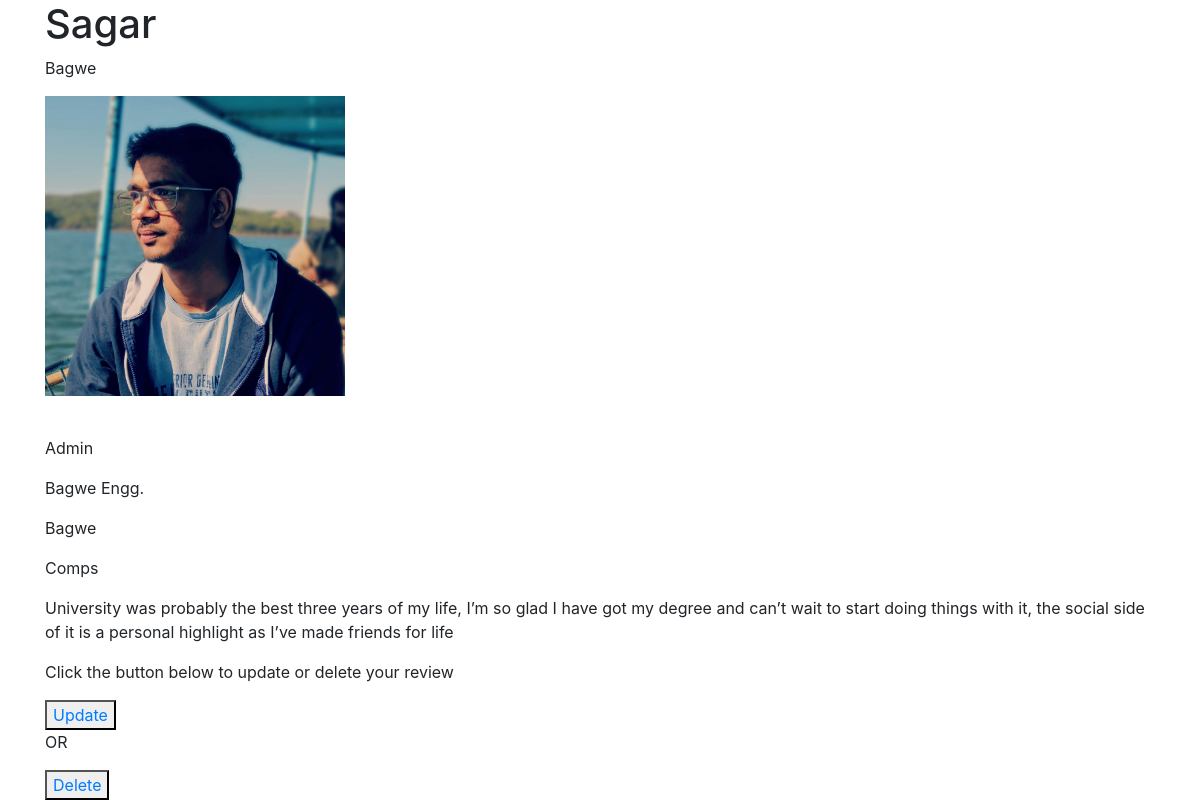
Page /postreview/4/ on the earlier database version.
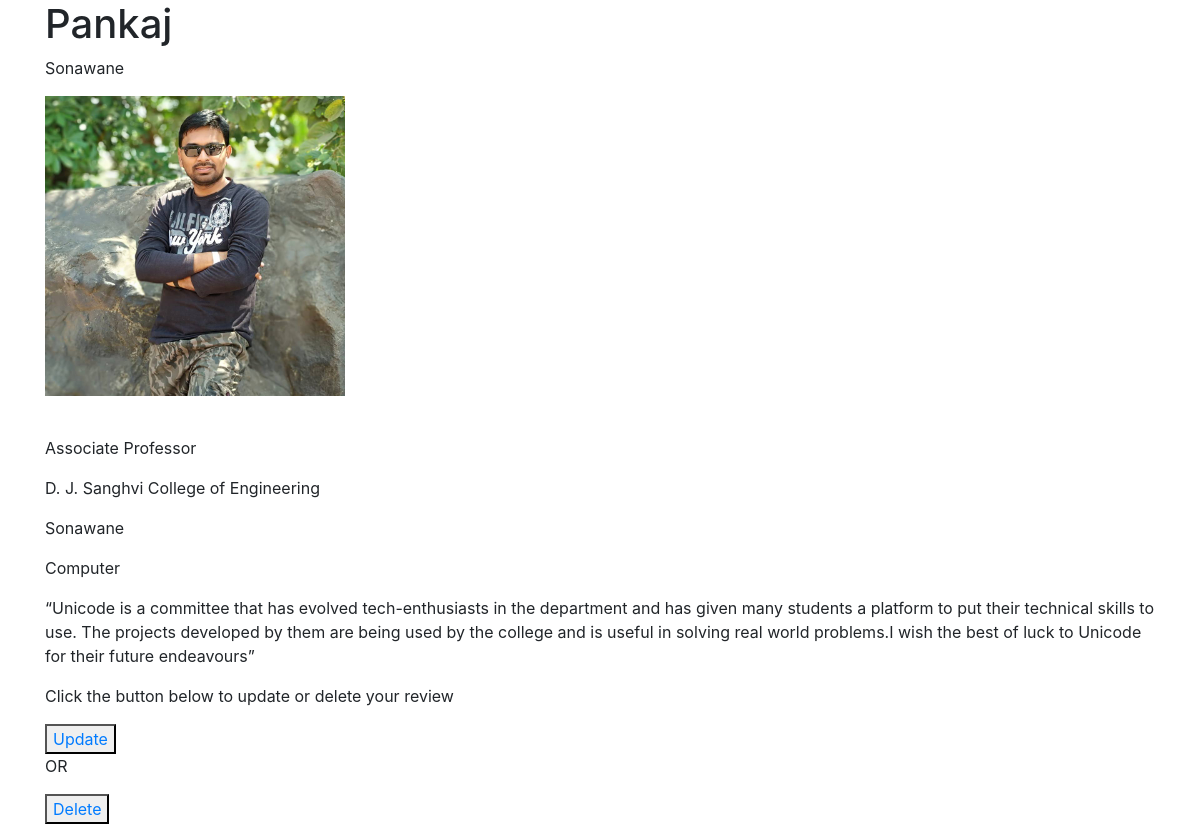
Same page on the later database version.
### postreview/models.py (models this page shows, shortened)
class Review(models.Model):
    first_name = models.CharField(max_length=255)
    last_name = models.CharField(max_length=255)
    photograph = models.ImageField(upload_to='postreview/%Y/%m/%d/', blank=True)
    designation = models.CharField(max_length=128)
    company = models.CharField(max_length=128)
    department = models.CharField(max_length=120)
    comments = models.TextField()

### postreview/views.py (the view)
# urls.py: path('<int:id>/', review_detail_view, name='product-detail'),
def review_detail_view(request, id):
    obj = get_object_or_404(Review, id=id)
    context = {
        "object": obj
    }
    return render(request, "postreview/review_detail.html", context)

### templates/postreview/review_detail.html
{% extends 'base.html' %}
{% block content %}
<h1>{{ object.first_name }}</h1>
<p>{{ object.last_name }}</p>
<p><img src="{{ object.photograph.url }}" width="300px" alt="broken" /></p> <br/>
<p>{{ object.designation }}</p>
<p>{{ object.company }}</p>
<p>{{ object.last_name }}</p>
<p>{{ object.department }}</p>
<p>{{ object.comments }}</p>
<p> Click the button below to update or delete your review</p>
  <button type="button" name="update"><a href=" {% url 'postreview:product-update' object.id %}"> Update</a></button>
    <p>OR</p>
  <button type="button" name="delete"><a href=" {% url 'postreview:product-delete' object.id %}"> Delete</a></button>
{% endblock %}

Differences in the rows shown:
changed Review: first_name "Sagar" → "Pankaj"; last_name "Bagwe" → "Sonawane"; photograph: a different picture; designation "Admin" → "Associate Professor"; company "Bagwe Engg." → "D. J. Sanghvi College of Engineering"; department "Comps" → "Computer"; comments "University was probably the best three years of my life, I’m so glad I have got my degree and can’t wait to start doing things with it, the social side of it is a personal highlight as I’ve made friends for life" → "“Unicode is a committee that has evolved tech-enthusiasts in the department and has given many students a platform to put their technical skills to use. The projects developed by them are being used by the college and is useful in solving real world problems.I wish the best of luck to Unicode for their future endeavours”"
